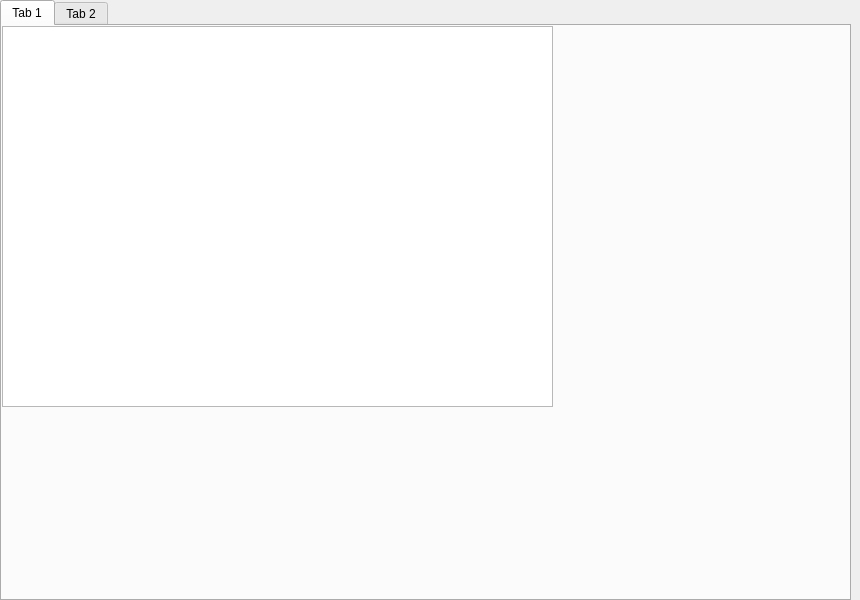
<?xml version="1.0" encoding="UTF-8"?>
<ui version="4.0">
 <class>MainWindow</class>
 <widget class="QMainWindow" name="MainWindow">
  <property name="geometry">
   <rect>
    <x>0</x>
    <y>0</y>
    <width>860</width>
    <height>600</height>
   </rect>
  </property>
  <property name="windowTitle">
   <string>MainWindow</string>
  </property>
  <widget class="QWidget" name="centralwidget">
   <widget class="QTabWidget" name="screenMode">
    <property name="geometry">
     <rect>
      <x>0</x>
      <y>0</y>
      <width>851</width>
      <height>601</height>
     </rect>
    </property>
    <property name="currentIndex">
     <number>0</number>
    </property>
    <widget class="QWidget" name="tab">
     <attribute name="title">
      <string>Tab 1</string>
     </attribute>
     <widget class="QGraphicsView" name="graphicsView">
      <property name="geometry">
       <rect>
        <x>0</x>
        <y>0</y>
        <width>551</width>
        <height>381</height>
       </rect>
      </property>
     </widget>
    </widget>
    <widget class="QWidget" name="tab_2">
     <attribute name="title">
      <string>Tab 2</string>
     </attribute>
    </widget>
   </widget>
  </widget>
 </widget>
 <resources/>
 <connections/>
</ui>
